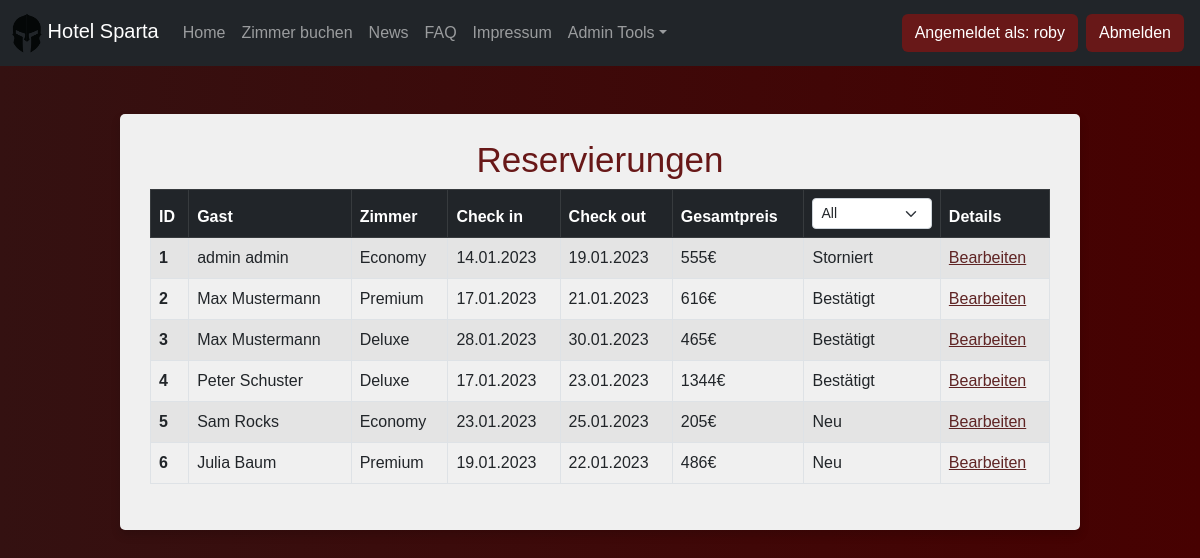
Screenshot of /pages/index.php?page=reservierungen (signed in) with the database file from the repository.
### tables this page shows
CREATE TABLE `reservierung` (
  `ID` int(11) NOT NULL,
  `person` int(11) NOT NULL,
  `check_in` int(11) NOT NULL,
  `check_out` int(11) NOT NULL,
  `zimmer` int(11) NOT NULL,
  `status` int(11) NOT NULL,
  `breakfast` int(1) DEFAULT NULL,
  `parking` int(1) DEFAULT NULL,
  `pets` int(1) DEFAULT NULL,
  `buchungsdatum` varchar(255) NOT NULL,
  `gesamtbetrag` int(11) NOT NULL
);

CREATE TABLE `personen` (
  `ID` int(11) NOT NULL,
  `vorname` varchar(64) NOT NULL,
  `nachname` varchar(64) NOT NULL,
  `username` varchar(64) NOT NULL,
  `email` varchar(64) NOT NULL,
  `passwort` varchar(60) NOT NULL,
  `anrede` varchar(8) NOT NULL,
  `admin` int(1) DEFAULT NULL,
  `aktiv` int(1) NOT NULL
);

### pages/reservierungen.php (the view, shortened to what this page needs)
<!DOCTYPE html>
<html>
<head>
    <?php
    include 'head.php';
        ?>
    <link rel="stylesheet" href="stylesheet.css" type="text/css">
</head>
<body>
    <div class="container mt-5" id="main">
    <h1 class="title" style="text-align: center">Reservierungen</h1>
        <div class="table-responsive">
           <table class="table table-bordered table-striped">
                <thead class="table-dark">
                    <tr>
                    <th scope="col">ID</th>
                    <th scope="col">Gast</th>
                    <th scope="col">Zimmer</th>
                    <th scope="col">Check in</th>
                    <th scope="col">Check out</th>
                    <th scope="col">Gesamtpreis</th>
                    <th scope="col">
                        <form method="post">
                            <select style="padding-left = 50%" class="form-select form-select-sm" aria-label=".form-select-sm example" name="statusFilter" onchange="this.form.submit()">
                                <option value="all" <?php if (isset($_POST["statusFilter"]) && $_POST['statusFilter'] == "all") echo "selected"; ?>>All</option>
                            </select>
                        </form>
                    </th>
                    <th scope="col">Details</th>
                    </tr>
                </thead>
                <tbody>
                    <?php
                    require("dbaccess.php");
                    if(isset($_POST["statusFilter"])){
                    $statusFilter = $_POST["statusFilter"];
                    } else {
                        $statusFilter='all';
                    }
                    $stmt = $con->prepare("SELECT * FROM `reservierung` WHERE status = :status OR :status = 'all'");
                    $stmt->bindParam(":status", $statusFilter);
                    $stmt->execute();
                    while($row = $stmt->fetch()){
                        $gastID = $row["person"];
                        $stmt2 = $con->prepare("SELECT vorname, nachname FROM `personen` WHERE `ID`= :ID");
                        $stmt2->bindParam(":ID",  $gastID);
                        $stmt2->execute();
                        $result=$stmt2->fetch();
                        $vorname=$result["vorname"];
                        $nachname=$result["nachname"];
                    ?>
                    <tr>
                        <th scope="row"><?php echo $row["ID"] ?></th>
                        <td><?php echo $vorname . " " . $nachname; ?></td>
                        <td><?php if($row["zimmer"]== 0){echo "Economy";} else if($row["zimmer"]== 1) {echo "Premium";} else {echo "Deluxe";}?></td>
                        <td><?php echo date("d.m.Y", $row["check_in"])?></td>
                        <td><?php echo date("d.m.Y", $row["check_out"])?></td>
                        <td><?php echo $row["gesamtbetrag"] . "€"?></td>
                        <td><?php if($row["status"]== 0){echo "Neu";} else if($row["status"]== 1) {echo "Bestätigt";} else {echo "Storniert";}?></td>
                        <td><a class="link" href="index.php?page=editreservierung&ID=<?php echo $row["ID"]?>">Bearbeiten</a> </td>
                    </tr>
                    <?php
                    }
                    ?>
                </tbody>
            </table>
        </div>
    </div>
</body>
</html>

### pages/stylesheet.css (style rules this page uses)
body { background: linear-gradient(90deg, #341111, #470101); }
.container { max-width: 80%; width: 100%; background-color: rgb(240, 240, 240); padding: 25px 30px; border-radius: 5px; box-shadow: 0 5px 10px rgba(0, 0, 0, 0.15); margin-bottom: 20px; padding-bottom: 30px; }
.title { font-size: 35px; font-weight: 500; color: #681818; text-align: center; }
th:first-child { border-radius: 20px 0 20 0; }
.link { color: #5f2424; }

### pages/head.php (style rules this page uses)
* { font-family: 'Poppins',sans-serif; }

### rows the page displays
reservierung: ID "1", personen.vorname "admin", personen.nachname "admin", zimmer "Economy", check_in "14.01.2023", check_out "19.01.2023", gesamtbetrag "555", status "Storniert"
reservierung: ID "2", personen.vorname "Max", personen.nachname "Mustermann", zimmer "Premium", check_in "17.01.2023", check_out "21.01.2023", gesamtbetrag "616", status "Bestätigt"
reservierung: ID "3", personen.vorname "Max", personen.nachname "Mustermann", zimmer "Deluxe", check_in "28.01.2023", check_out "30.01.2023", gesamtbetrag "465", status "Bestätigt"
reservierung: ID "4", personen.vorname "Peter", personen.nachname "Schuster", zimmer "Deluxe", check_in "17.01.2023", check_out "23.01.2023", gesamtbetrag "1344", status "Bestätigt"
reservierung: ID "5", personen.vorname "Sam", personen.nachname "Rocks", zimmer "Economy", check_in "23.01.2023", check_out "25.01.2023", gesamtbetrag "205", status "Neu"
reservierung: ID "6", personen.vorname "Julia", personen.nachname "Baum", zimmer "Premium", check_in "19.01.2023", check_out "22.01.2023", gesamtbetrag "486", status "Neu"

### other values shown
$_SESSION["username"] "roby"
